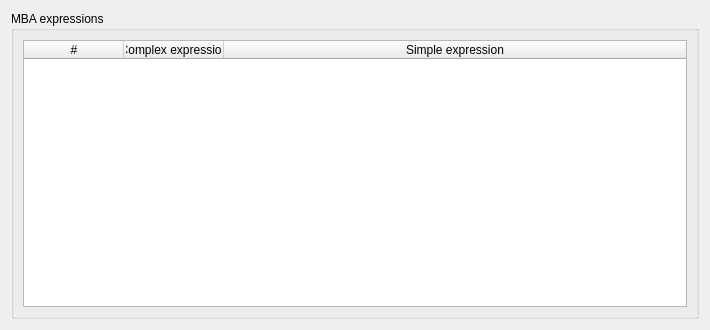
<?xml version="1.0" encoding="UTF-8"?>
<ui version="4.0">
 <class>MBADetectDock</class>
 <widget class="QWidget" name="MBADetectDock">
  <property name="geometry">
   <rect>
    <x>0</x>
    <y>0</y>
    <width>710</width>
    <height>330</height>
   </rect>
  </property>
  <property name="windowTitle">
   <string>Form</string>
  </property>
  <layout class="QVBoxLayout" name="verticalLayout">
   <item>
    <widget class="QGroupBox" name="groupBox">
     <property name="title">
      <string>MBA expressions</string>
     </property>
     <layout class="QFormLayout" name="formLayout">
      <item row="0" column="0" colspan="2">
       <widget class="QTableWidget" name="mba_expressions_tablewidget">
        <property name="editTriggers">
         <set>QAbstractItemView::NoEditTriggers</set>
        </property>
        <property name="selectionMode">
         <enum>QAbstractItemView::SingleSelection</enum>
        </property>
        <property name="selectionBehavior">
         <enum>QAbstractItemView::SelectRows</enum>
        </property>
        <property name="horizontalScrollMode">
         <enum>QAbstractItemView::ScrollPerPixel</enum>
        </property>
        <attribute name="horizontalHeaderCascadingSectionResizes">
         <bool>true</bool>
        </attribute>
        <attribute name="horizontalHeaderStretchLastSection">
         <bool>true</bool>
        </attribute>
        <column>
         <property name="text">
          <string>#</string>
         </property>
        </column>
        <column>
         <property name="text">
          <string>Complex expression</string>
         </property>
        </column>
        <column>
         <property name="text">
          <string>Simple expression</string>
         </property>
        </column>
       </widget>
      </item>
     </layout>
    </widget>
   </item>
  </layout>
 </widget>
 <resources/>
 <connections/>
</ui>
